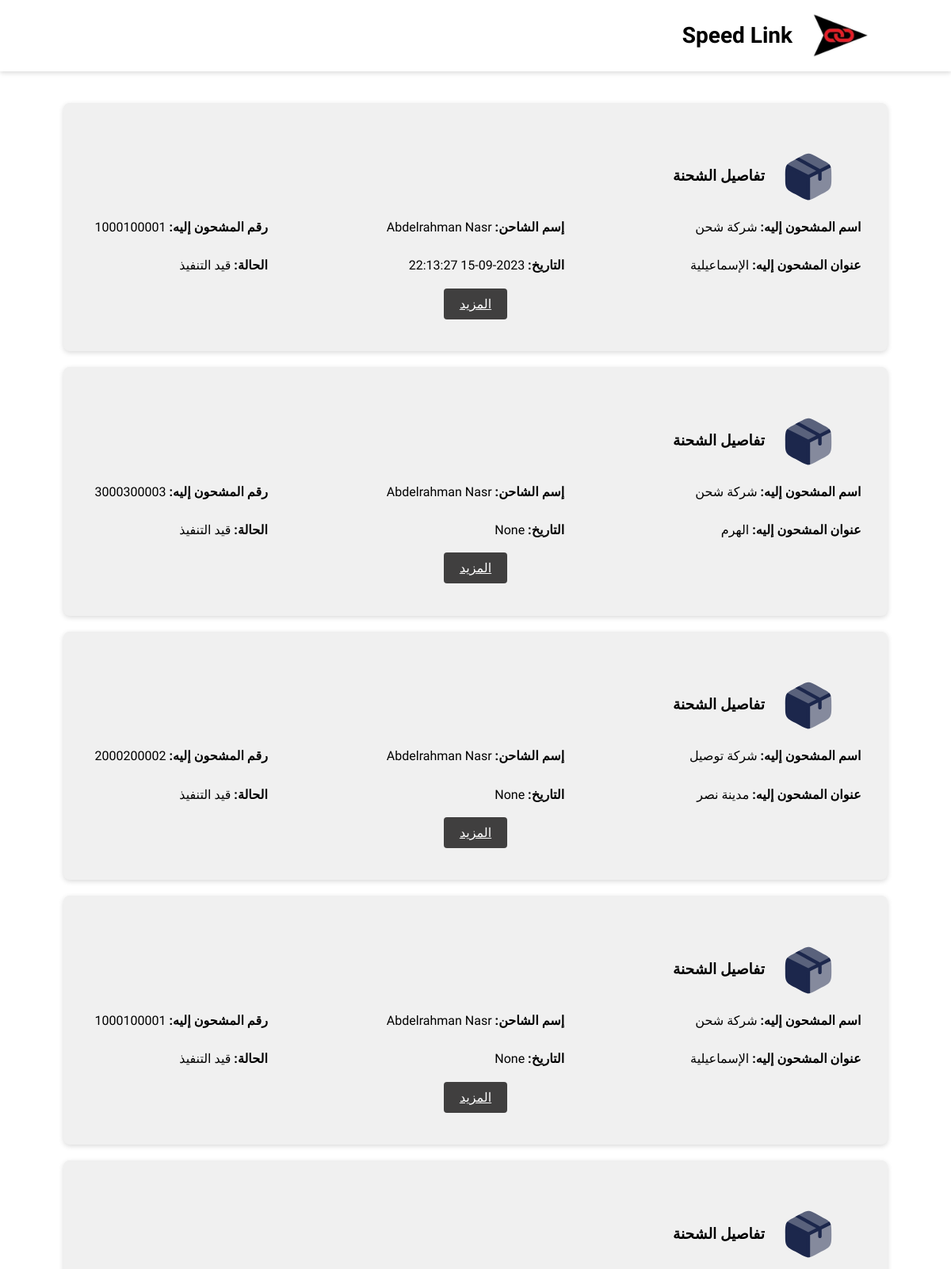
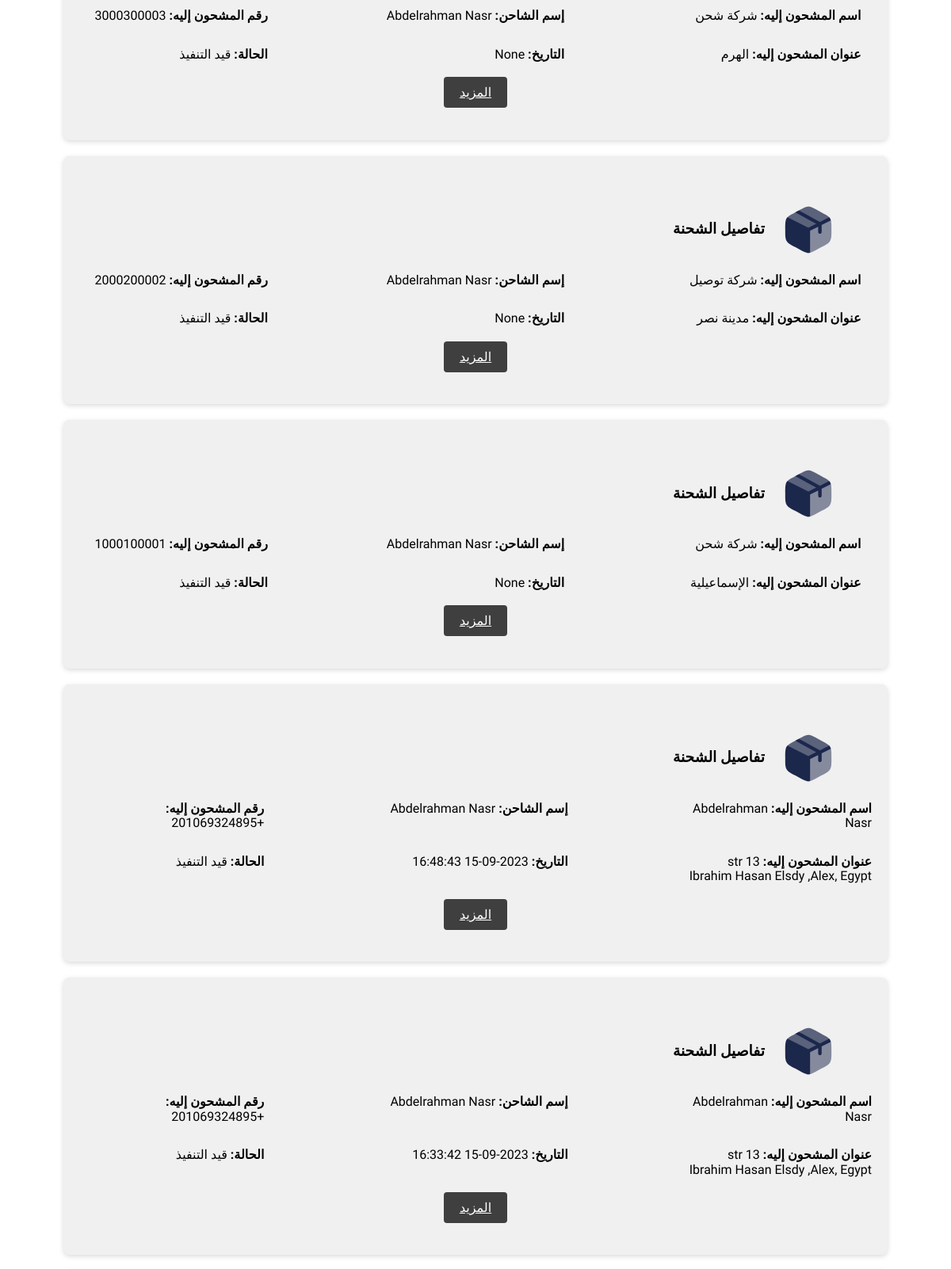
Screenshot of /viweshipping (upper part) with the database file from the repository (2 pictures, top to bottom).
### app.py (models this page shows)
class Shipment(db.Model):
    id = db.Column(db.Integer, primary_key=True)
    barcode = db.Column(db.String(15))
    shipper_username = db.Column(db.Integer)
    status = db.Column(db.String(50))
    delivery_id = db.Column(db.Integer)
    shipper_name = db.Column(db.String(100))
    shipper_phone_1 = db.Column(db.String(11))
    shipper_phone_2 = db.Column(db.String(11))
    shipper_address = db.Column(db.String(200))
    shipper_city = db.Column(db.String(100))
    shipper_wallet_code = db.Column(db.String(15))
    shipper_note = db.Column(db.Text)
    recipient_name = db.Column(db.String(100))
    recipient_phone_1 = db.Column(db.String(15))
    recipient_phone_2 = db.Column(db.String(15))
    recipient_address = db.Column(db.String(200))
    recipient_city = db.Column(db.String(100))
    recipient_note = db.Column(db.Text)
    pprice = db.Column(db.Integer)
    dprice = db.Column(db.Integer)
    tprice = db.Column(db.Integer)
    shipment_status = db.Column(db.String(100))
    date = db.Column(db.String(23))
    delivery_date = db.Column(db.String(23) )
    aws_code = db.Column(db.String(25))
    how = db.Column(db.String(25))
    isprint = db.Column(db.Integer)
    issend = db.Column(db.Integer)

### app.py (the view)
@app.route('/viweshipping')
def viweshipping():
    s = Shipment.query.filter_by(status='New Add').all()
    s =s[::-1]
    return render_template('allshipments.html',allS=s)

### templates/allshipments.html (shortened to what this page needs)
<!DOCTYPE html>
<html lang="en">
<head>
    <link rel="stylesheet" href="{{ url_for('static',filename='css/style.css')}}" />
    <link rel="stylesheet" href="https://cdnjs.cloudflare.com/ajax/libs/normalize/8.0.1/normalize.min.css"
    />
</head>
<body dir="rtl">
    <header class="header">
        <div class="logo">
            <img src="{{ url_for('static',filename='images/logo.jpg')}}" alt="Speed Link Logo" />
            <h1 class="name">Speed Link</h1>
        </div>
    </header>
    <div class="container">
        <div class="grid-container">
            {% for item in allS%}
            <div class="card">
                <br />
                <div class="card-header">
                    <img src="{{ url_for('static',filename='images/box.svg')}}" alt="Image 1" />
                    <h3>تفاصيل الشحنة</h3>
                </div>
                <div class="card-content">
                    <p>
                        <strong>اسم المشحون إليه:</strong> {{ item.recipient_name }}
                    </p>
                    <p>
                        <strong>إسم الشاحن:</strong> {{ item.shipper_name }}
                    </p>
                    <p>
                        <strong>رقم المشحون إليه:</strong> {{ item.recipient_phone_1 }}
                    </p>
                    <p>
                        <strong>عنوان المشحون إليه:</strong> {{ item.recipient_address }}
                    </p>
                    <p>
                        <strong>التاريخ:</strong> {{ item.date }}
                    </p>
                    <p>
                        <strong>الحالة:</strong> قيد التنفيذ
                    </p>
                </div>
                <div class="card-footer">
                    <a href="/track/{{ item.barcode }}" class="btn">المزيد</a>
                </div>
            </div>
            {% endfor %}
        </div>
    </div>
</body>
</html>

### static/css/style.css (style rules this page uses)
* { margin: 0; padding: 0; box-sizing: border-box; }
body { font-family: 'Cairo', sans-serif; background: rgb(189, 208, 251); }
.header { padding: 10px 80px; display: flex; align-items: center; justify-content: space-between; box-shadow: 0 2px 6px rgba(0, 0, 0, 0.15); }
.logo img { width: 80px; }
.header { background-color: #fff; }
.header-content, .logo { text-align: center; display: flex; align-items: center; justify-content: space-between; gap: 20px; margin: 0 20px; }
.name { font-size: 28px; font-weight: bold; }

### templates/allshipments.html (style rules this page uses)
body { margin: 0; padding: 0; }
.container { min-height: 100vh; }
.grid-container { display: grid; grid-template-columns: repeat(2, minmax(200px, 400px)); gap: 20px; padding: 40px 80px; justify-content: center; align-content: center; width: 100%; }
.card { display: flex; flex-direction: column; align-items: center; background-color: #f0f0f0; border-radius: 8px; box-shadow: 0 2px 6px rgba(0, 0, 0, 0.15); padding: 20px; min-height: 250px; }
.btn { margin-top: 15px; padding: 10px 20px; background-color: #403f3f; color: #fff; border: none; border-radius: 4px; cursor: pointer; }
.grid-container { display: flex; flex-direction: column; gap: 20px; padding: 40px 80px; justify-content: center; align-content: center; width: 100%; }
.card { display: flex; flex-direction: column; align-items: center; background-color: #f0f0f0; border-radius: 8px; box-shadow: 0 2px 6px rgba(0, 0, 0, 0.15); padding: 20px 20px 50px 20px; min-height: 250px; }
.card-header { display: flex; align-items: center; justify-content: flex-start; width: 95%; padding: 20px; gap: 20px; }
.card img { width: 70px; flex: 0; }
.card-content { display: grid; grid-template-columns: 1fr 1fr 1fr; gap: 30px 150px; margin-bottom: 30px; }
body { background-color: #fff; }

### rows the page displays
Shipment: recipient_name "شركة شحن", shipper_name "Abdelrahman Nasr", recipient_phone_1 "1000100001", recipient_address "الإسماعيلية", date "2023-09-15 22:13:27"
Shipment: recipient_name "شركة شحن", shipper_name "Abdelrahman Nasr", recipient_phone_1 "3000300003", recipient_address "الهرم", date "None"
Shipment: recipient_name "شركة توصيل", shipper_name "Abdelrahman Nasr", recipient_phone_1 "2000200002", recipient_address "مدينة نصر", date "None"
Shipment: recipient_name "شركة شحن", shipper_name "Abdelrahman Nasr", recipient_phone_1 "1000100001", recipient_address "الإسماعيلية", date "None"
Shipment: recipient_name "شركة شحن", shipper_name "Abdelrahman Nasr", recipient_phone_1 "3000300003", recipient_address "الهرم", date "None"
Shipment: recipient_name "شركة توصيل", shipper_name "Abdelrahman Nasr", recipient_phone_1 "2000200002", recipient_address "مدينة نصر", date "None"
Shipment: recipient_name "شركة شحن", shipper_name "Abdelrahman Nasr", recipient_phone_1 "1000100001", recipient_address "الإسماعيلية", date "None"
Shipment: recipient_name "Abdelrahman Nasr", shipper_name "Abdelrahman Nasr", recipient_phone_1 "+201069324895", recipient_address "13 str Ibrahim Hasan Elsdy ,Alex, Egypt", date "2023-09-15 16:48:43"
Shipment: recipient_name "Abdelrahman Nasr", shipper_name "Abdelrahman Nasr", recipient_phone_1 "+201069324895", recipient_address "13 str Ibrahim Hasan Elsdy ,Alex, Egypt", date "2023-09-15 16:33:42"
